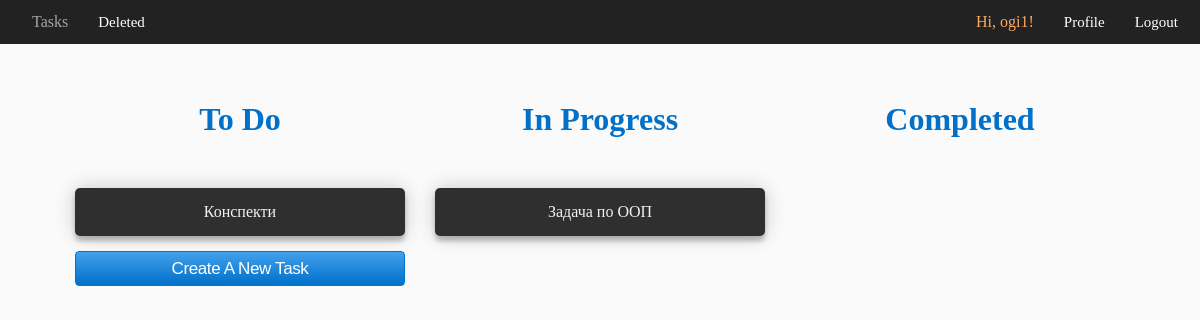
Page /tasks (signed in) on the committed database.
### tables this page shows
CREATE TABLE users
    (
        id INTEGER PRIMARY KEY AUTOINCREMENT,
        username TEXT,
        email TEXT,
        password TEXT
    );

CREATE TABLE tasks
    (
        id INTEGER PRIMARY KEY AUTOINCREMENT,
        title TEXT,
        description TEXT,
        deadline TEXT,
        state TEXT,
        user_id INTEGER,
        FOREIGN KEY(user_id) REFERENCES users(id)
    );

### main.py (the view)
@app.route("/tasks")
@require_login
def show_tasks():
    user = User.find_by_email(session.get("EMAIL"))
    all_to_do = Task.get_to_do(user.id)
    all_in_progress = Task.get_in_progress(user.id)
    all_completed = Task.get_completed(user.id)
    return render_template("tasks.html",
                           user=user,
                           all_to_do=all_to_do,
                           all_in_progress=all_in_progress,
                           all_completed=all_completed
                           )

### database.py (called while the page is built)
    def __enter__(self):
        self.conn = sqlite3.connect(DB_NAME)
        return self.conn.cursor()

    def __exit__(self, type, value, traceback):
        self.conn.commit()

### main.py (called while the page is built)
def require_login(func):
    @wraps(func)
    def wrapper(*args, **kwargs):
        if not session.get("SIGNED_IN"):
            return redirect('/login')
        return func(*args, **kwargs)
    return wrapper

### task.py (called while the page is built)
    def get_to_do(user_id):
        with DB() as db:
            rows = db.execute(
                '''SELECT * FROM tasks WHERE state = 0 AND user_id = ?''', (user_id,)).fetchall()
            return [Task(*row) for row in rows]

    def get_in_progress(user_id):
        with DB() as db:
            rows = db.execute(
                '''SELECT * FROM tasks WHERE state = 1 AND user_id = ?''', (user_id,)).fetchall()
            return [Task(*row) for row in rows]

    def get_completed(user_id):
        with DB() as db:
            rows = db.execute(
                '''SELECT * FROM tasks WHERE state = 2 AND user_id = ?''', (user_id,)).fetchall()
            return [Task(*row) for row in rows]

### user.py (called while the page is built)
    @staticmethod
    def find_by_email(email):
        if not email:
            return None
        with DB() as db:
            row = db.execute(
                '''SELECT * FROM users WHERE email = ?''', (email,)).fetchone()
            if row:
                return User(*row)

### templates/tasks.html (shortened to what this page needs)
<!DOCTYPE html>
<html lang="en">
    <head>
        <link
            rel="stylesheet"
            href="{{ url_for('static', filename='css/style.css') }}"
        />
        <link
            rel="stylesheet"
            href="{{ url_for('static', filename='css/tasks.css') }}"
        />
    </head>
    <body id="body">
        <header>
            <nav class="navigation-bar left-nav">
                <ul>
                    <li>
                        <span class="active">Tasks</span>
                    </li>
                    <li>
                        <a href="/deleted">Deleted</a>
                    </li>
                </ul>
            </nav>
            <nav class="navigation-bar right-nav">
                <ul>
                    <li>
                        <span class="name">Hi, {{ user.username }}!</span>
                    </li>
                    <li>
                        <a href="/edit_profile/{{ user.id }}">Profile</a>
                    </li>
                    <li>
                        <a href="/logout">Logout</a>
                    </li>
                </ul>
            </nav>
        </header>
        <div class="page-content">
            <div class="split left">
                <h1>To Do</h1>
                <ul class="list">
                    {% for to_do in all_to_do %}
                    <li onclick="window.location.href='/edit_task/{{ to_do.id }}'">
                        {{ to_do.title }}
                    </li>
                    {% endfor %}
                    <li class="button-holder">
                        <button class="button" style="max-width: 330px;" onclick="window.location.href='/new_task'">
                            Create A New Task
                        </button>
                    </li>
                </ul>
            </div>
            <div class="split middle">
                <h1>In Progress</h1>
                <ul class="list">
                    {% for in_progress in all_in_progress %}
                    <li onclick="window.location.href='/edit_task/{{ in_progress.id }}'">
                        {{ in_progress.title }}
                    </li>
                    {% endfor %}
                </ul>
            </div>
            <div class="split right">
                <h1>Completed</h1>
                <ul class="list">
                </ul>
            </div>
        </div>
    </body>
</html>

### static/css/style.css (style rules this page uses)
body { background: #fafafa; font-family: "San Francisco"; margin: 0 auto; }
header { display: flex; flex-direction: row; position: fixed; background: #222; padding: 0 20px; width: 100%; height: 5.5%; }
header a { align-self: center; }
.navigation-bar { display: flex; flex: 1 1 auto; justify-content: flex-end; align-self: center; margin: 1%; }
.right-nav { justify-content: flex-end; }
.left-nav { justify-content: flex-start; }
.navigation-bar ul { margin: 0; padding: 0; display: flex; flex-wrap: wrap; list-style: none; }
.navigation-bar li { padding: 0 30px 0 0; }
.navigation-bar li a { color: #fff; font-size: 15px; font-weight: 400; text-decoration: none; }
.active { color: #a5a5a5; cursor: default; }
.name { color: #faa95e; cursor: default; }
.page-content { position: fixed; margin: 0 auto; top: 5vh; height: 95vh; width: 100vw; color: #111; }
.page-content { text-align: center; }
button { font-size: 17px; line-height: 1.47059; font-weight: 400; letter-spacing: -0.022em; background-color: #0070c9; background: linear-gradient(#42a1ec, #0070c9); border: 1px solid #07c; border-radius: 4px; color: #fff; cursor: pointer; min-width: 30px; padding: 4px 15px; text-align: center; white-space: nowrap; width: 100%; margin-bottom: 20px; }

### static/css/tasks.css (style rules this page uses)
.page-content { top: 10vh; display: flex; justify-content: center; flex-wrap: wrap; margin: auto; }
.list { display: inline; list-style: none; }
.list li { color: #fff; cursor: pointer; }
.list li:not(.button-holder) { background: #302f2f; color: #f1f1f1; margin: 10px auto; max-width: 300px; max-height: max-content; border-radius: 5px; padding: 15px; box-shadow: 0 0 20px 0 rgba(0, 0, 0, 0.2), 0 5px 5px 0 rgba(0, 0, 0, 0.24); }
.button-holder { margin-top: 15px; }
.split { width: 30vw; height: 100vh; }
.split h1 { color: #0070c9; text-align: center; font-weight: bold; }
.left, .middle, .right { display: inline-block; vertical-align: top; }

### rows in the picture
users: username "ogi1"
tasks: title "Конспекти"
tasks: title "Задача по ООП"
